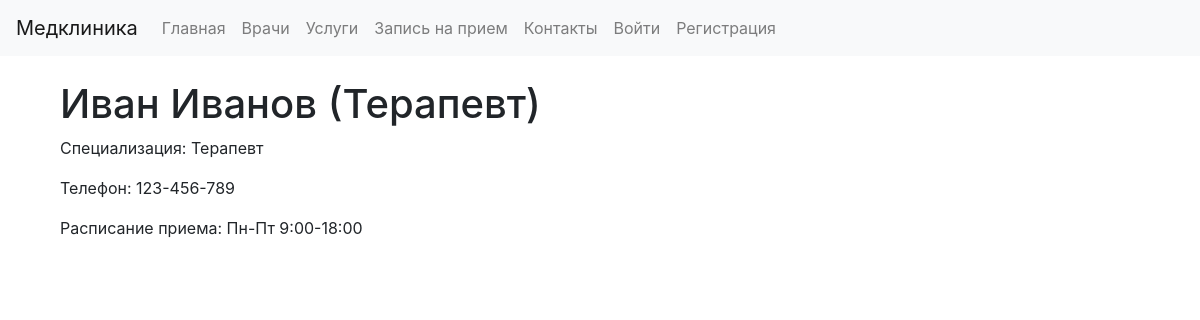
The page /doctors/1/ on the database its author committed.
### clinic/models.py (models this page shows)
class Doctor(models.Model):
    first_name = models.CharField("Имя", max_length=50)
    last_name = models.CharField("Фамилия", max_length=50)
    specialization = models.CharField("Специализация", max_length=100)
    phone = models.CharField("Телефон", max_length=20)
    schedule = models.TextField("Расписание")  # Информация о расписании
    services = models.ManyToManyField('Service', verbose_name="Услуги", related_name='doctors')
    def __str__(self):
        return f"{self.first_name} {self.last_name} ({self.specialization})"
    class Meta:
        verbose_name = "Врач"
        verbose_name_plural = "Врачи"

### clinic/views.py (the view)
# urls.py: path('doctors/<int:doctor_id>/', views.doctor_profile, name='doctor_profile'),
def doctor_profile(request, doctor_id):
    doctor = get_object_or_404(Doctor, pk=doctor_id)
    return render(request, 'clinic/doctor_profile.html', {'doctor': doctor})

### clinic/templates/clinic/doctor_profile.html (shortened to what this page needs)
{% extends 'clinic/base.html' %}
{% block content %}
<div class="container mt-4">
    <h1>{{ doctor }}</h1>
    <p>Специализация: {{ doctor.specialization }}</p>
    <p>Телефон: {{ doctor.phone }}</p>
    <p>Расписание приема: {{ doctor.schedule }}</p>
</div>
{% endblock %}

### rows shown on the page
Doctor: first_name+last_name+specialization "Иван Иванов (Терапевт)", specialization "Терапевт", phone "123-456-789", schedule "Пн-Пт 9:00-18:00"
